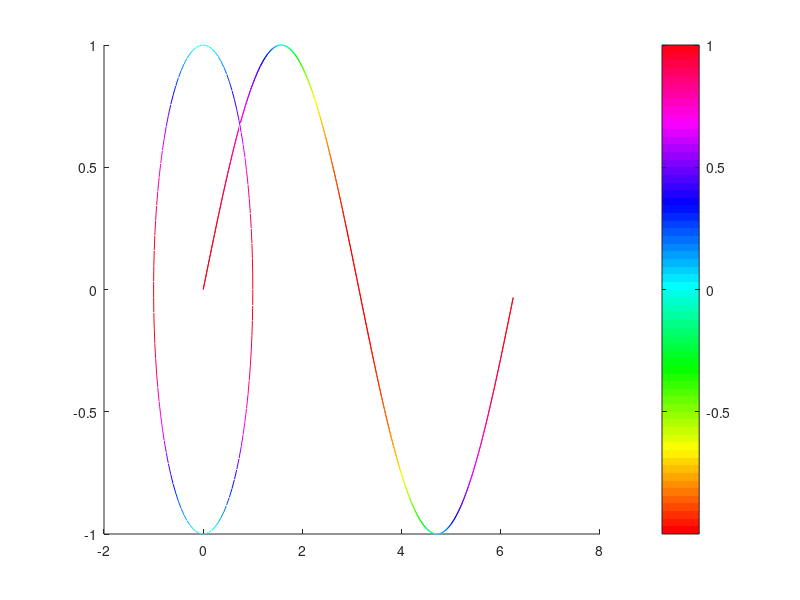

The MATLAB script that drew this image:
t = linspace(0,2*pi,100);
x = cos(t);
y = sin(t);
z = t;
c = cos(t).^2;
colormap(hsv)
patch([x nan],[y nan],[z nan],[c nan],'FaceColor','none','EdgeColor','interp')
colorbar
view(3)

%%
x = 0:.05:2*pi;
y = sin(x);
z = zeros(size(x)); % We don't need a z-coordinate since we are plotting a 2d function
C = cos(x);  % This is the color, vary with x in this case.
surface([x;x],[y;y],[z;z],[C;C],...
        'FaceColor','none',...
        'EdgeColor','interp');